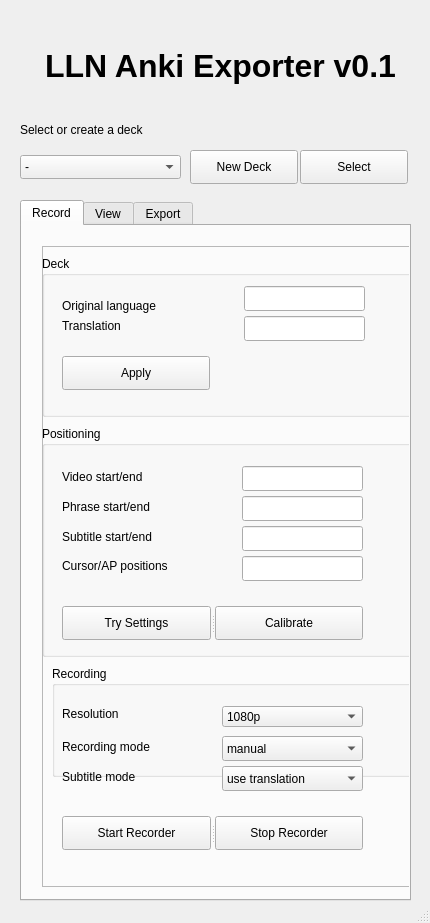
<?xml version="1.0" encoding="UTF-8"?>
<ui version="4.0">
 <class>MainWindow</class>
 <widget class="QMainWindow" name="MainWindow">
  <property name="geometry">
   <rect>
    <x>0</x>
    <y>0</y>
    <width>430</width>
    <height>923</height>
   </rect>
  </property>
  <property name="windowTitle">
   <string>LLN - Anki Exporter</string>
  </property>
  <widget class="QWidget" name="centralwidget">
   <widget class="QTabWidget" name="tabWidget">
    <property name="enabled">
     <bool>true</bool>
    </property>
    <property name="geometry">
     <rect>
      <x>20</x>
      <y>200</y>
      <width>391</width>
      <height>701</height>
     </rect>
    </property>
    <property name="currentIndex">
     <number>0</number>
    </property>
    <property name="documentMode">
     <bool>false</bool>
    </property>
    <widget class="QWidget" name="recordTab">
     <attribute name="title">
      <string>Record</string>
     </attribute>
     <widget class="QFrame" name="frame">
      <property name="geometry">
       <rect>
        <x>20</x>
        <y>20</y>
        <width>371</width>
        <height>641</height>
       </rect>
      </property>
      <property name="frameShape">
       <enum>QFrame::StyledPanel</enum>
      </property>
      <property name="frameShadow">
       <enum>QFrame::Raised</enum>
      </property>
      <widget class="QGroupBox" name="groupBox">
       <property name="geometry">
        <rect>
         <x>0</x>
         <y>180</y>
         <width>371</width>
         <height>231</height>
        </rect>
       </property>
       <property name="title">
        <string>Positioning</string>
       </property>
       <widget class="QLabel" name="label_19">
        <property name="geometry">
         <rect>
          <x>20</x>
          <y>70</y>
          <width>131</width>
          <height>21</height>
         </rect>
        </property>
        <property name="text">
         <string>Phrase start/end</string>
        </property>
       </widget>
       <widget class="QLabel" name="label_8">
        <property name="geometry">
         <rect>
          <x>20</x>
          <y>130</y>
          <width>171</width>
          <height>19</height>
         </rect>
        </property>
        <property name="text">
         <string>Cursor/AP positions</string>
        </property>
       </widget>
       <widget class="QLabel" name="label_16">
        <property name="geometry">
         <rect>
          <x>20</x>
          <y>40</y>
          <width>111</width>
          <height>21</height>
         </rect>
        </property>
        <property name="text">
         <string>Video start/end</string>
        </property>
       </widget>
       <widget class="QLabel" name="label_21">
        <property name="geometry">
         <rect>
          <x>20</x>
          <y>100</y>
          <width>141</width>
          <height>21</height>
         </rect>
        </property>
        <property name="text">
         <string>Subtitle start/end</string>
        </property>
       </widget>
       <widget class="QLineEdit" name="subtitlePositionLineEdit">
        <property name="geometry">
         <rect>
          <x>200</x>
          <y>100</y>
          <width>121</width>
          <height>25</height>
         </rect>
        </property>
       </widget>
       <widget class="QLineEdit" name="cursorApPositionLineEdit">
        <property name="geometry">
         <rect>
          <x>200</x>
          <y>130</y>
          <width>121</width>
          <height>25</height>
         </rect>
        </property>
       </widget>
       <widget class="QLineEdit" name="videoPositionLineEdit">
        <property name="geometry">
         <rect>
          <x>200</x>
          <y>40</y>
          <width>121</width>
          <height>25</height>
         </rect>
        </property>
       </widget>
       <widget class="QLineEdit" name="phrasePositionLineEdit">
        <property name="geometry">
         <rect>
          <x>200</x>
          <y>70</y>
          <width>121</width>
          <height>25</height>
         </rect>
        </property>
       </widget>
       <widget class="QSplitter" name="splitter">
        <property name="geometry">
         <rect>
          <x>20</x>
          <y>180</y>
          <width>301</width>
          <height>34</height>
         </rect>
        </property>
        <property name="orientation">
         <enum>Qt::Horizontal</enum>
        </property>
        <widget class="QPushButton" name="trySettingsButton">
         <property name="text">
          <string>Try Settings</string>
         </property>
        </widget>
        <widget class="QPushButton" name="calibrateButton">
         <property name="text">
          <string>Calibrate</string>
         </property>
        </widget>
       </widget>
      </widget>
      <widget class="QGroupBox" name="groupBox_2">
       <property name="geometry">
        <rect>
         <x>10</x>
         <y>420</y>
         <width>371</width>
         <height>111</height>
        </rect>
       </property>
       <property name="title">
        <string>Recording</string>
       </property>
       <widget class="QComboBox" name="resolutionBox">
        <property name="geometry">
         <rect>
          <x>170</x>
          <y>40</y>
          <width>141</width>
          <height>21</height>
         </rect>
        </property>
        <item>
         <property name="text">
          <string>1080p</string>
         </property>
        </item>
        <item>
         <property name="text">
          <string>2160p</string>
         </property>
        </item>
       </widget>
       <widget class="QLabel" name="label_15">
        <property name="geometry">
         <rect>
          <x>10</x>
          <y>40</y>
          <width>81</width>
          <height>16</height>
         </rect>
        </property>
        <property name="text">
         <string>Resolution</string>
        </property>
       </widget>
       <widget class="QComboBox" name="recordingModeBox">
        <property name="geometry">
         <rect>
          <x>170</x>
          <y>70</y>
          <width>141</width>
          <height>25</height>
         </rect>
        </property>
        <item>
         <property name="text">
          <string>manual</string>
         </property>
        </item>
        <item>
         <property name="text">
          <string>follow allong</string>
         </property>
        </item>
        <item>
         <property name="text">
          <string>fast forward</string>
         </property>
        </item>
       </widget>
       <widget class="QLabel" name="label_17">
        <property name="geometry">
         <rect>
          <x>10</x>
          <y>70</y>
          <width>141</width>
          <height>21</height>
         </rect>
        </property>
        <property name="text">
         <string>Recording mode</string>
        </property>
       </widget>
      </widget>
      <widget class="QGroupBox" name="groupBox_3">
       <property name="geometry">
        <rect>
         <x>0</x>
         <y>10</y>
         <width>371</width>
         <height>161</height>
        </rect>
       </property>
       <property name="title">
        <string>Deck </string>
       </property>
       <widget class="QLineEdit" name="translationLineEdit">
        <property name="geometry">
         <rect>
          <x>202</x>
          <y>60</y>
          <width>121</width>
          <height>25</height>
         </rect>
        </property>
       </widget>
       <widget class="QLabel" name="label_10">
        <property name="geometry">
         <rect>
          <x>20</x>
          <y>60</y>
          <width>171</width>
          <height>19</height>
         </rect>
        </property>
        <property name="text">
         <string>Translation</string>
        </property>
       </widget>
       <widget class="QLineEdit" name="originalLanguageLineEdit">
        <property name="geometry">
         <rect>
          <x>202</x>
          <y>30</y>
          <width>121</width>
          <height>25</height>
         </rect>
        </property>
       </widget>
       <widget class="QLabel" name="label_9">
        <property name="geometry">
         <rect>
          <x>20</x>
          <y>40</y>
          <width>171</width>
          <height>19</height>
         </rect>
        </property>
        <property name="text">
         <string>Original language</string>
        </property>
       </widget>
       <widget class="QPushButton" name="applyDeckChangesButton">
        <property name="geometry">
         <rect>
          <x>20</x>
          <y>100</y>
          <width>148</width>
          <height>34</height>
         </rect>
        </property>
        <property name="text">
         <string>Apply</string>
        </property>
       </widget>
      </widget>
      <widget class="QLabel" name="label_18">
       <property name="geometry">
        <rect>
         <x>20</x>
         <y>520</y>
         <width>141</width>
         <height>21</height>
        </rect>
       </property>
       <property name="text">
        <string>Subtitle mode</string>
       </property>
      </widget>
      <widget class="QComboBox" name="subtitleModeBox">
       <property name="geometry">
        <rect>
         <x>180</x>
         <y>520</y>
         <width>141</width>
         <height>25</height>
        </rect>
       </property>
       <item>
        <property name="text">
         <string>use translation</string>
        </property>
       </item>
       <item>
        <property name="text">
         <string>ignore translation</string>
        </property>
       </item>
      </widget>
      <widget class="QSplitter" name="splitter_8">
       <property name="geometry">
        <rect>
         <x>20</x>
         <y>570</y>
         <width>301</width>
         <height>34</height>
        </rect>
       </property>
       <property name="orientation">
        <enum>Qt::Horizontal</enum>
       </property>
       <widget class="QPushButton" name="startRecorderButton">
        <property name="text">
         <string>Start Recorder</string>
        </property>
       </widget>
       <widget class="QPushButton" name="stopRecorderButton">
        <property name="text">
         <string>Stop Recorder</string>
        </property>
       </widget>
      </widget>
     </widget>
    </widget>
    <widget class="QWidget" name="viewTab">
     <attribute name="title">
      <string>View</string>
     </attribute>
     <widget class="QLabel" name="label_7">
      <property name="geometry">
       <rect>
        <x>140</x>
        <y>370</y>
        <width>111</width>
        <height>20</height>
       </rect>
      </property>
      <property name="text">
       <string>Card # of </string>
      </property>
      <property name="alignment">
       <set>Qt::AlignCenter</set>
      </property>
     </widget>
     <widget class="QLabel" name="deckSubLabel">
      <property name="geometry">
       <rect>
        <x>30</x>
        <y>260</y>
        <width>331</width>
        <height>31</height>
       </rect>
      </property>
      <property name="text">
       <string/>
      </property>
      <property name="pixmap">
       <pixmap>data/c.png</pixmap>
      </property>
      <property name="scaledContents">
       <bool>true</bool>
      </property>
     </widget>
     <widget class="QLabel" name="deckPhoto">
      <property name="geometry">
       <rect>
        <x>20</x>
        <y>40</y>
        <width>351</width>
        <height>171</height>
       </rect>
      </property>
      <property name="text">
       <string/>
      </property>
      <property name="pixmap">
       <pixmap>data/a.png</pixmap>
      </property>
      <property name="scaledContents">
       <bool>true</bool>
      </property>
     </widget>
     <widget class="QLabel" name="deckPhraseLabel">
      <property name="geometry">
       <rect>
        <x>30</x>
        <y>220</y>
        <width>331</width>
        <height>31</height>
       </rect>
      </property>
      <property name="text">
       <string/>
      </property>
      <property name="pixmap">
       <pixmap>data/b.png</pixmap>
      </property>
      <property name="scaledContents">
       <bool>true</bool>
      </property>
     </widget>
     <widget class="QGroupBox" name="groupBox_4">
      <property name="enabled">
       <bool>true</bool>
      </property>
      <property name="geometry">
       <rect>
        <x>0</x>
        <y>410</y>
        <width>381</width>
        <height>91</height>
       </rect>
      </property>
      <property name="title">
       <string>Settings</string>
      </property>
      <widget class="QCheckBox" name="showTranslationCheck">
       <property name="geometry">
        <rect>
         <x>10</x>
         <y>30</y>
         <width>211</width>
         <height>23</height>
        </rect>
       </property>
       <property name="text">
        <string>Show translation</string>
       </property>
       <property name="checked">
        <bool>true</bool>
       </property>
      </widget>
      <widget class="QCheckBox" name="importantCardCheck">
       <property name="geometry">
        <rect>
         <x>10</x>
         <y>50</y>
         <width>251</width>
         <height>23</height>
        </rect>
       </property>
       <property name="text">
        <string>Mark current card as important</string>
       </property>
      </widget>
     </widget>
     <widget class="QLabel" name="label">
      <property name="geometry">
       <rect>
        <x>10</x>
        <y>510</y>
        <width>131</width>
        <height>19</height>
       </rect>
      </property>
      <property name="text">
       <string>Deck description</string>
      </property>
     </widget>
     <widget class="QLabel" name="label_2">
      <property name="enabled">
       <bool>true</bool>
      </property>
      <property name="geometry">
       <rect>
        <x>20</x>
        <y>40</y>
        <width>0</width>
        <height>25</height>
       </rect>
      </property>
      <property name="autoFillBackground">
       <bool>false</bool>
      </property>
      <property name="text">
       <string/>
      </property>
      <property name="pixmap">
       <pixmap>data/star.png</pixmap>
      </property>
      <property name="scaledContents">
       <bool>true</bool>
      </property>
     </widget>
     <widget class="QPlainTextEdit" name="deckDescriptionTextEdit">
      <property name="geometry">
       <rect>
        <x>10</x>
        <y>546</y>
        <width>371</width>
        <height>111</height>
       </rect>
      </property>
     </widget>
     <widget class="QPushButton" name="previousImageButton">
      <property name="geometry">
       <rect>
        <x>10</x>
        <y>310</y>
        <width>61</width>
        <height>34</height>
       </rect>
      </property>
      <property name="text">
       <string>&lt;</string>
      </property>
     </widget>
     <widget class="QPushButton" name="nextImageButton">
      <property name="geometry">
       <rect>
        <x>314</x>
        <y>310</y>
        <width>61</width>
        <height>34</height>
       </rect>
      </property>
      <property name="text">
       <string>&gt;</string>
      </property>
     </widget>
     <widget class="QSplitter" name="splitter_10">
      <property name="geometry">
       <rect>
        <x>80</x>
        <y>310</y>
        <width>224</width>
        <height>34</height>
       </rect>
      </property>
      <property name="orientation">
       <enum>Qt::Horizontal</enum>
      </property>
      <widget class="QPushButton" name="deletePhraseButton">
       <property name="text">
        <string>Delete Phrase</string>
       </property>
      </widget>
      <widget class="QPushButton" name="resetDeckButton">
       <property name="text">
        <string>Reset Deck</string>
       </property>
      </widget>
     </widget>
    </widget>
    <widget class="QWidget" name="exportTab">
     <attribute name="title">
      <string>Export</string>
     </attribute>
     <widget class="QGroupBox" name="groupBox_5">
      <property name="geometry">
       <rect>
        <x>10</x>
        <y>20</y>
        <width>371</width>
        <height>371</height>
       </rect>
      </property>
      <property name="title">
       <string>Settings</string>
      </property>
      <widget class="QComboBox" name="ankiCardStyleBox">
       <property name="geometry">
        <rect>
         <x>201</x>
         <y>40</y>
         <width>141</width>
         <height>25</height>
        </rect>
       </property>
       <item>
        <property name="text">
         <string>Standard</string>
        </property>
       </item>
       <item>
        <property name="text">
         <string>Monolingual</string>
        </property>
       </item>
      </widget>
      <widget class="QLabel" name="label_3">
       <property name="geometry">
        <rect>
         <x>10</x>
         <y>40</y>
         <width>151</width>
         <height>19</height>
        </rect>
       </property>
       <property name="text">
        <string>Anki card style</string>
       </property>
      </widget>
      <widget class="QCheckBox" name="searchForIpaCheck">
       <property name="geometry">
        <rect>
         <x>10</x>
         <y>210</y>
         <width>251</width>
         <height>23</height>
        </rect>
       </property>
       <property name="text">
        <string>Find words in IPA dictionary</string>
       </property>
       <property name="checked">
        <bool>true</bool>
       </property>
      </widget>
      <widget class="QCheckBox" name="openCsvAfterwardsCheck">
       <property name="geometry">
        <rect>
         <x>10</x>
         <y>230</y>
         <width>251</width>
         <height>23</height>
        </rect>
       </property>
       <property name="text">
        <string>Open csv file after completion</string>
       </property>
      </widget>
      <widget class="QCheckBox" name="overwriteCsvCheck">
       <property name="geometry">
        <rect>
         <x>10</x>
         <y>250</y>
         <width>251</width>
         <height>23</height>
        </rect>
       </property>
       <property name="text">
        <string>Overwrite existing csv</string>
       </property>
      </widget>
      <widget class="QCheckBox" name="copyImagesToAnkiCheck">
       <property name="geometry">
        <rect>
         <x>10</x>
         <y>270</y>
         <width>361</width>
         <height>23</height>
        </rect>
       </property>
       <property name="text">
        <string>Copy images directly to Anki directory</string>
       </property>
       <property name="checked">
        <bool>true</bool>
       </property>
      </widget>
      <widget class="QTextEdit" name="cardStyleDescriptionTextEdit">
       <property name="geometry">
        <rect>
         <x>10</x>
         <y>80</y>
         <width>331</width>
         <height>107</height>
        </rect>
       </property>
       <property name="readOnly">
        <bool>true</bool>
       </property>
       <property name="html">
        <string>&lt;!DOCTYPE HTML PUBLIC &quot;-//W3C//DTD HTML 4.0//EN&quot; &quot;http://www.w3.org/TR/REC-html40/strict.dtd&quot;&gt;
&lt;html&gt;&lt;head&gt;&lt;meta name=&quot;qrichtext&quot; content=&quot;1&quot; /&gt;&lt;style type=&quot;text/css&quot;&gt;
p, li { white-space: pre-wrap; }
&lt;/style&gt;&lt;/head&gt;&lt;body style=&quot; font-family:'MS Shell Dlg 2'; font-size:8.25pt; font-weight:400; font-style:normal;&quot;&gt;
&lt;p style=&quot; margin-top:0px; margin-bottom:0px; margin-left:0px; margin-right:0px; -qt-block-indent:0; text-indent:0px;&quot;&gt;&lt;span style=&quot; font-size:8pt;&quot;&gt;The standard card style includes the image, phrase, translation, favorites and IPA transcription. Mongolingual doesn't filter out missing translations (like sounds or single subtitle).&lt;/span&gt;&lt;/p&gt;&lt;/body&gt;&lt;/html&gt;</string>
       </property>
      </widget>
      <widget class="QSplitter" name="splitter_11">
       <property name="geometry">
        <rect>
         <x>10</x>
         <y>310</y>
         <width>331</width>
         <height>34</height>
        </rect>
       </property>
       <property name="orientation">
        <enum>Qt::Horizontal</enum>
       </property>
       <widget class="QPushButton" name="exportCsvButton">
        <property name="text">
         <string>Export to CSV</string>
        </property>
       </widget>
       <widget class="QPushButton" name="importIntoAnkiButton">
        <property name="text">
         <string>Import into Anki</string>
        </property>
       </widget>
      </widget>
     </widget>
     <widget class="QLabel" name="label_5">
      <property name="enabled">
       <bool>false</bool>
      </property>
      <property name="geometry">
       <rect>
        <x>20</x>
        <y>400</y>
        <width>68</width>
        <height>19</height>
       </rect>
      </property>
      <property name="text">
       <string>Progress</string>
      </property>
     </widget>
     <widget class="QProgressBar" name="exportProgressBar">
      <property name="enabled">
       <bool>false</bool>
      </property>
      <property name="geometry">
       <rect>
        <x>20</x>
        <y>430</y>
        <width>331</width>
        <height>23</height>
       </rect>
      </property>
      <property name="value">
       <number>0</number>
      </property>
      <property name="textVisible">
       <bool>false</bool>
      </property>
      <property name="invertedAppearance">
       <bool>false</bool>
      </property>
     </widget>
     <widget class="QTextEdit" name="logOutputTextEdit">
      <property name="geometry">
       <rect>
        <x>20</x>
        <y>466</y>
        <width>331</width>
        <height>171</height>
       </rect>
      </property>
      <property name="readOnly">
       <bool>true</bool>
      </property>
      <property name="html">
       <string>&lt;!DOCTYPE HTML PUBLIC &quot;-//W3C//DTD HTML 4.0//EN&quot; &quot;http://www.w3.org/TR/REC-html40/strict.dtd&quot;&gt;
&lt;html&gt;&lt;head&gt;&lt;meta name=&quot;qrichtext&quot; content=&quot;1&quot; /&gt;&lt;style type=&quot;text/css&quot;&gt;
p, li { white-space: pre-wrap; }
&lt;/style&gt;&lt;/head&gt;&lt;body style=&quot; font-family:'MS Shell Dlg 2'; font-size:8.25pt; font-weight:400; font-style:normal;&quot;&gt;
&lt;p style=&quot;-qt-paragraph-type:empty; margin-top:0px; margin-bottom:0px; margin-left:0px; margin-right:0px; -qt-block-indent:0; text-indent:0px; font-size:8pt;&quot;&gt;&lt;br /&gt;&lt;/p&gt;&lt;/body&gt;&lt;/html&gt;</string>
      </property>
     </widget>
    </widget>
   </widget>
   <widget class="QLabel" name="label_11">
    <property name="geometry">
     <rect>
      <x>20</x>
      <y>120</y>
      <width>211</width>
      <height>19</height>
     </rect>
    </property>
    <property name="text">
     <string>Select or create a deck</string>
    </property>
   </widget>
   <widget class="QLabel" name="label_12">
    <property name="geometry">
     <rect>
      <x>40</x>
      <y>40</y>
      <width>361</width>
      <height>51</height>
     </rect>
    </property>
    <property name="font">
     <font>
      <family>Microsoft JhengHei UI</family>
      <pointsize>24</pointsize>
      <weight>75</weight>
      <bold>true</bold>
      <underline>false</underline>
      <strikeout>false</strikeout>
      <kerning>true</kerning>
     </font>
    </property>
    <property name="text">
     <string>LLN Anki Exporter v0.1</string>
    </property>
    <property name="alignment">
     <set>Qt::AlignCenter</set>
    </property>
   </widget>
   <widget class="QComboBox" name="deckSelectBox">
    <property name="geometry">
     <rect>
      <x>20</x>
      <y>155</y>
      <width>161</width>
      <height>24</height>
     </rect>
    </property>
    <item>
     <property name="text">
      <string>-</string>
     </property>
    </item>
   </widget>
   <widget class="QPushButton" name="newDeckButton">
    <property name="enabled">
     <bool>true</bool>
    </property>
    <property name="geometry">
     <rect>
      <x>190</x>
      <y>150</y>
      <width>108</width>
      <height>34</height>
     </rect>
    </property>
    <property name="text">
     <string>New Deck</string>
    </property>
   </widget>
   <widget class="QPushButton" name="selectDeckButton">
    <property name="geometry">
     <rect>
      <x>300</x>
      <y>150</y>
      <width>108</width>
      <height>34</height>
     </rect>
    </property>
    <property name="text">
     <string>Select</string>
    </property>
   </widget>
  </widget>
  <widget class="QStatusBar" name="statusbar"/>
  <action name="actionCopy">
   <property name="text">
    <string>Copy</string>
   </property>
  </action>
  <action name="actionPaste">
   <property name="text">
    <string>Paste</string>
   </property>
  </action>
  <action name="actionExport_Deck">
   <property name="text">
    <string>Export ..</string>
   </property>
   <property name="statusTip">
    <string>Export current deck to csv.</string>
   </property>
   <property name="shortcut">
    <string>Ctrl+E</string>
   </property>
  </action>
 </widget>
 <resources/>
 <connections/>
</ui>
